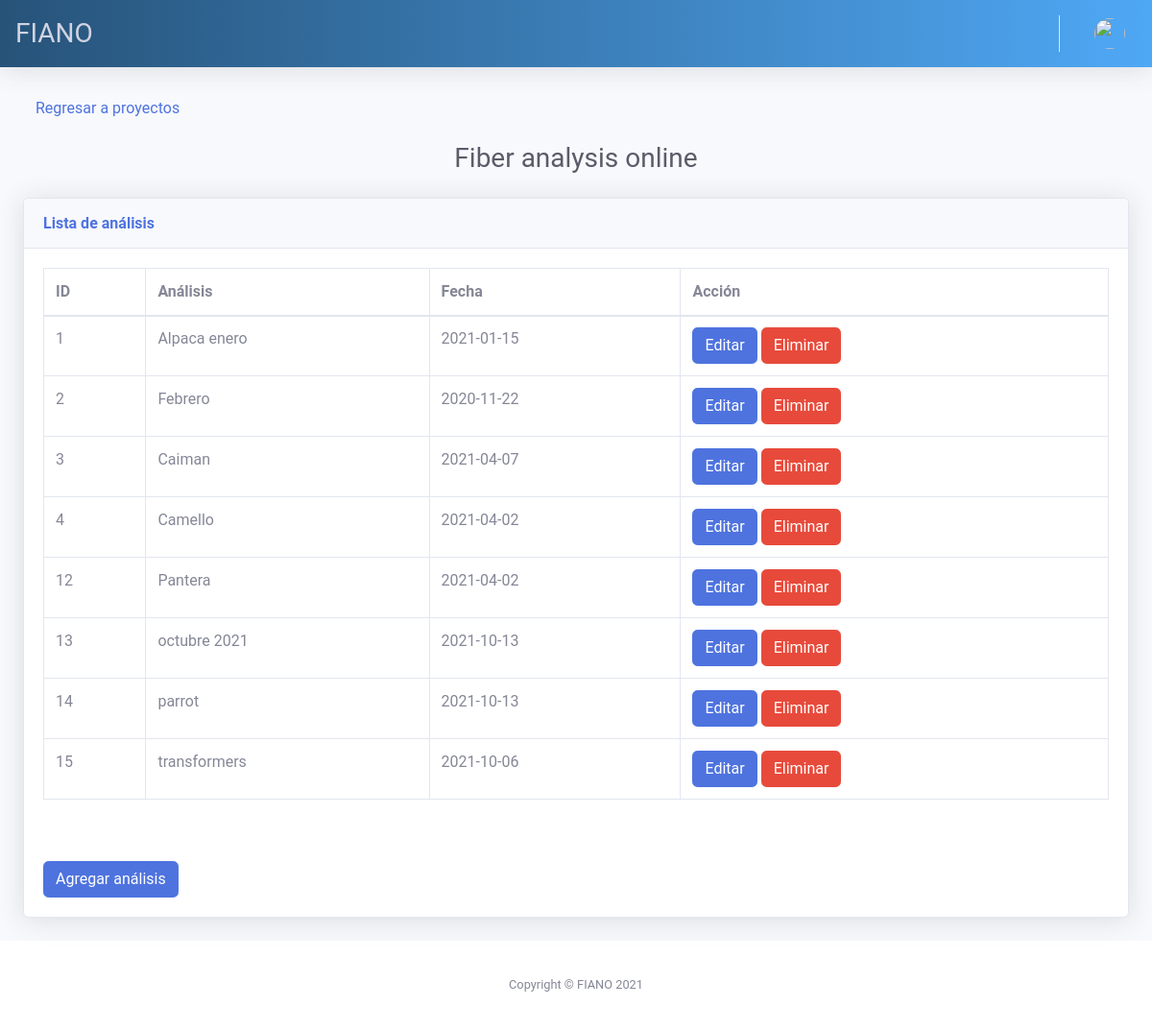
Page /analysis (signed in) on the earlier database version.
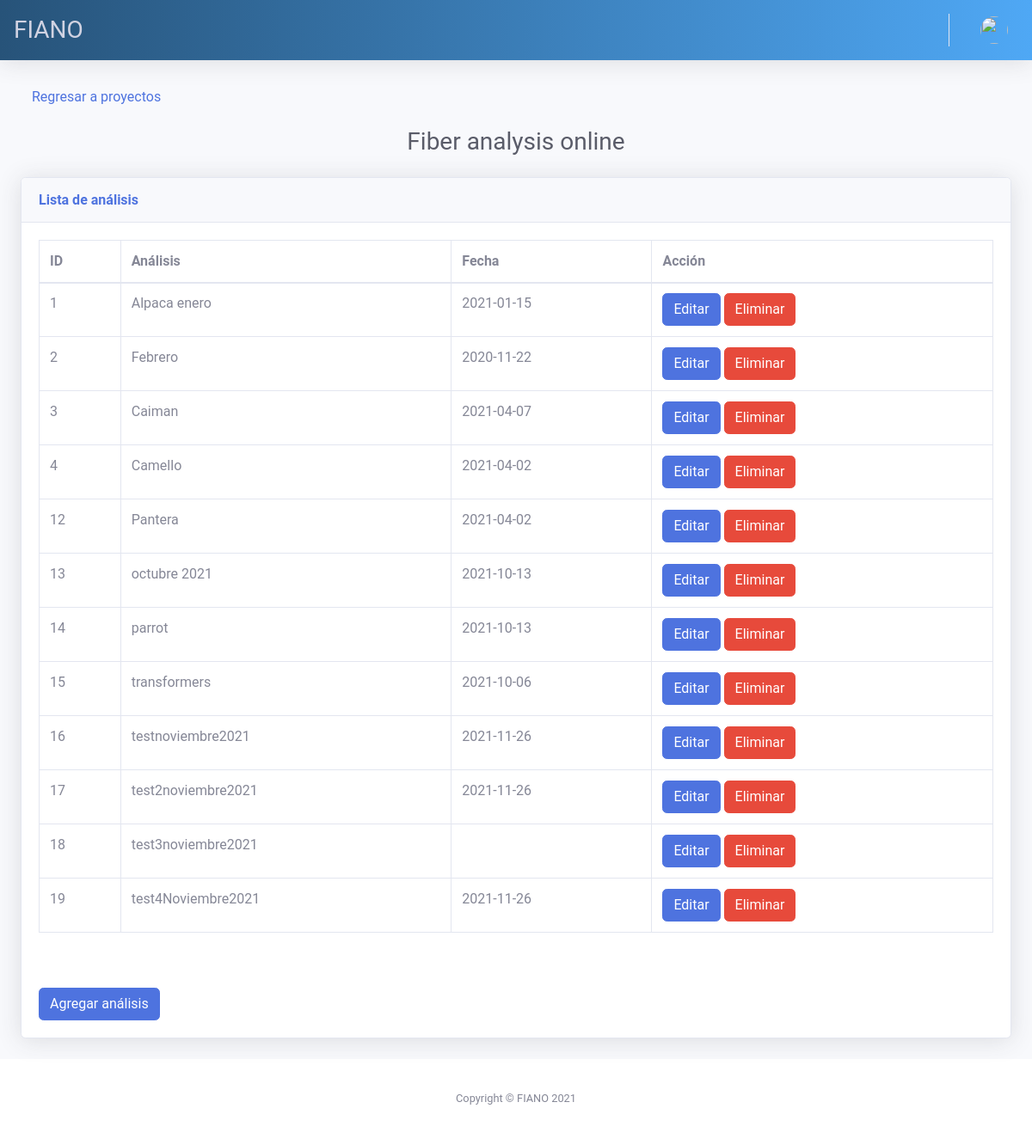
Same page on the later database version.
### tables this page shows
CREATE TABLE "Analysis" (
	"idAnalysis"	INTEGER,
	"nameanalysis"	TEXT,
	"dateanalysis"	TEXT,
	"pathfolder"	TEXT,
	"idUser"	INTEGER,
	PRIMARY KEY("idAnalysis" AUTOINCREMENT)
);

### main.py (the view)
@app.route("/analysis")
def listanalysis():
    if 'username' in session:
        with sql.connect("users.db") as con:
            cur = con.cursor()
            cur.execute("SELECT * FROM Analysis")
            data = cur.fetchall()
            return render_template("analysis.html", data = data)
    else:
        return redirect(url_for('login'))

### templates/analysis.html (shortened to what this page needs)
{% extends "base.html" %}
{% block content %}
<div class="container-fluid">
  <nav aria-label="Page navigation">
    <ul class="pagination">
      <li class="page-item">
        <a class="btn btn-link btn-block" href="{{ url_for('returnproject')}}">Regresar a proyectos</a>
      </li>
    </ul>
  </nav>
  <div class="d-sm-flex align-items-center justify-content-center mb-4">
    <h2 class="h3 mb-0 text-gray-800">Fiber analysis online</h2>
  </div>
  <div class="card shadow mb-4">
    <div class="card-header py-3">
      <h6 class="m-0 font-weight-bold text-primary">Lista de análisis</h6>
    </div>
    <div class="card-body">
      <div class="table-responsive">
        <table class="table table-bordered" id="dataTable">
          <thead>
          <tr>
          <th>ID</th>
          <th>Análisis</th>
          <th>Fecha</th>
          <th>Acción</th>
          </tr>
          </thead>
          <tbody>
            <tr>
              {% for row in data %}
                <tr>
                  <td>{{ row[0] }}</td>
                  <td>{{ row[1] }}</td>
                  <td>{{ row[2] }}</td>
                  <td>
                    <a class="btn btn-primary" href="{{ url_for('editanalysis', id_analysis=row[0], name_analysis=row[1]) }}">
                      Editar
                    </a>
                    <button class="btn btn-danger">Eliminar</button>
                  </td>
                </tr>
              {% endfor %}
            </tr>
          </tbody>
        </table>
        </div>
          <br><br>
            <button class="btn btn-primary" data-toggle="modal" data-target="#addAnalysisModal">Agregar análisis</button>
    </div>
  </div>
</div>
{% endblock %}

### templates/base.html (shortened to what this page needs)
<!DOCTYPE html>
<html lang="en">
<head>
    <link href="{{ url_for('static', filename='css/sb-admin-2.css') }}" rel="stylesheet">
    <link href="{{ url_for('static', filename='css/main.css') }}" rel="stylesheet">
</head>
<body id="page-top">
    <div id="wrapper">
        <div id="content-wrapper" class="d-flex flex-column">
            <div id ="content">
                {% include 'head.html' %}
            </div>
            {% block content %}
            {% endblock %}
            <div>
                {% include 'footer.html' %}
            </div>
        </div>
    </div>
</body>
</html>

### templates/head.html (shortened to what this page needs)
<nav class="navbar navbar-expand navbar-light bg-white topbar mb-4 static-top shadow header">
    <h1 class="h3 mb-0 text-gray-400 justify-content-center">FIANO</h1>
    <ul class="navbar-nav ml-auto">
      <li class="nav-item dropdown no-arrow">
        <a class="nav-link dropdown-toggle" href="#" id="userDropdown" role="button" data-toggle="dropdown" aria-haspopup="true" aria-expanded="false">
          <img class="img-profile rounded-circle" src="https://source.unsplash.com/QAB-WJcbgJk/60x60">
        </a>
      </li>
  </ul>
</nav>

### templates/footer.html
<footer class="sticky-footer bg-white">
    <div class="container my-auto">
      <div class="copyright text-center my-auto">
        <span>Copyright &copy; FIANO 2021</span>
      </div>
    </div>
  </footer>

### static/css/main.css (style rules this page uses)
html, body { background: #fafafa; height: 100%; width: 100%; font-family: 'Roboto', sans-serif; display: flex; flex-direction: column; min-height: 100vh; }
td,th { border: white 1px solid; }
.header { background: linear-gradient(to right, #275379, #4FA8F5); }
.container { margin-top: 100px; margin-bottom: 100px; }

Differences in the rows shown:
added Analysis: idAnalysis "16", nameanalysis "testnoviembre2021", dateanalysis "2021-11-26"
added Analysis: idAnalysis "17", nameanalysis "test2noviembre2021", dateanalysis "2021-11-26"
added Analysis: idAnalysis "18", nameanalysis "test3noviembre2021"
added Analysis: idAnalysis "19", nameanalysis "test4Noviembre2021", dateanalysis "2021-11-26"
